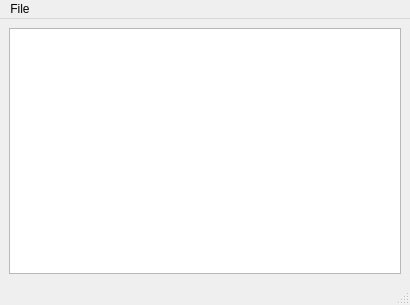
<?xml version="1.0" encoding="UTF-8"?>
<ui version="4.0">
 <class>MainWindow</class>
 <widget class="QMainWindow" name="MainWindow">
  <property name="geometry">
   <rect>
    <x>0</x>
    <y>0</y>
    <width>410</width>
    <height>305</height>
   </rect>
  </property>
  <property name="windowTitle">
   <string>CornerDrag</string>
  </property>
  <widget class="QWidget" name="centralwidget">
   <layout class="QVBoxLayout" name="verticalLayout">
    <item>
     <widget class="QGraphicsView" name="graphicsView">
      <property name="resizeAnchor">
       <enum>QGraphicsView::AnchorViewCenter</enum>
      </property>
     </widget>
    </item>
   </layout>
  </widget>
  <widget class="QMenuBar" name="menubar">
   <property name="geometry">
    <rect>
     <x>0</x>
     <y>0</y>
     <width>410</width>
     <height>21</height>
    </rect>
   </property>
   <widget class="QMenu" name="menuFile">
    <property name="title">
     <string>File</string>
    </property>
    <addaction name="action_Open_Image"/>
    <addaction name="actionQuit"/>
   </widget>
   <addaction name="menuFile"/>
  </widget>
  <widget class="QStatusBar" name="statusbar"/>
  <action name="action_Open_Image">
   <property name="text">
    <string>&amp;Open Image</string>
   </property>
   <property name="shortcut">
    <string>Ctrl+O</string>
   </property>
  </action>
  <action name="actionQuit">
   <property name="text">
    <string>Quit</string>
   </property>
   <property name="shortcut">
    <string>Ctrl+Q</string>
   </property>
  </action>
 </widget>
 <resources/>
 <connections/>
</ui>
